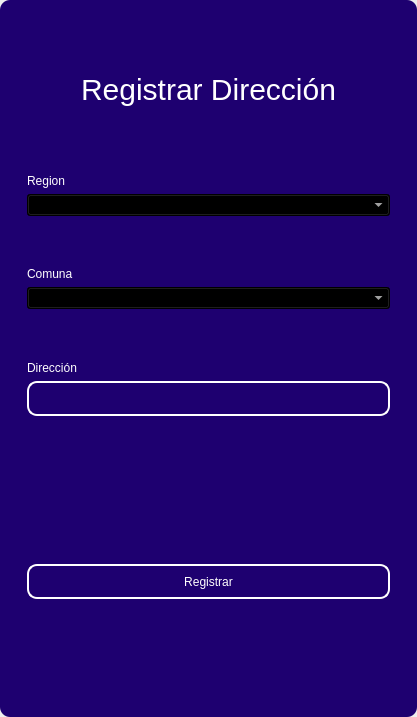
<?xml version="1.0" encoding="UTF-8"?>
<ui version="4.0">
 <class>MainWindow</class>
 <widget class="QMainWindow" name="MainWindow">
  <property name="geometry">
   <rect>
    <x>0</x>
    <y>0</y>
    <width>417</width>
    <height>717</height>
   </rect>
  </property>
  <property name="windowTitle">
   <string>MainWindow</string>
  </property>
  <property name="styleSheet">
   <string notr="true"/>
  </property>
  <widget class="QWidget" name="centralwidget">
   <property name="styleSheet">
    <string notr="true"/>
   </property>
   <layout class="QVBoxLayout" name="verticalLayout">
    <property name="spacing">
     <number>0</number>
    </property>
    <property name="leftMargin">
     <number>0</number>
    </property>
    <property name="topMargin">
     <number>0</number>
    </property>
    <property name="rightMargin">
     <number>0</number>
    </property>
    <property name="bottomMargin">
     <number>0</number>
    </property>
    <item>
     <widget class="QFrame" name="frame">
      <property name="enabled">
       <bool>true</bool>
      </property>
      <property name="styleSheet">
       <string notr="true">QFrame {
	border-radius:10px;
	background-color:#1E0070;
 }
</string>
      </property>
      <property name="frameShape">
       <enum>QFrame::StyledPanel</enum>
      </property>
      <property name="frameShadow">
       <enum>QFrame::Raised</enum>
      </property>
      <layout class="QVBoxLayout" name="verticalLayout_2">
       <item>
        <widget class="QFrame" name="frame_superior">
         <property name="minimumSize">
          <size>
           <width>0</width>
           <height>40</height>
          </size>
         </property>
         <property name="maximumSize">
          <size>
           <width>16777215</width>
           <height>40</height>
          </size>
         </property>
         <property name="styleSheet">
          <string notr="true">QPushButton{
border-radius:18px;
}

QPushButton:hover{
	background-color: rgb(0, 0, 0);
}
</string>
         </property>
         <property name="frameShape">
          <enum>QFrame::StyledPanel</enum>
         </property>
         <property name="frameShadow">
          <enum>QFrame::Raised</enum>
         </property>
         <layout class="QHBoxLayout" name="horizontalLayout_3">
          <property name="spacing">
           <number>4</number>
          </property>
          <property name="leftMargin">
           <number>0</number>
          </property>
          <property name="topMargin">
           <number>0</number>
          </property>
          <property name="rightMargin">
           <number>0</number>
          </property>
          <property name="bottomMargin">
           <number>0</number>
          </property>
          <item>
           <widget class="QPushButton" name="btn_icon">
            <property name="text">
             <string/>
            </property>
            <property name="iconSize">
             <size>
              <width>40</width>
              <height>40</height>
             </size>
            </property>
           </widget>
          </item>
          <item>
           <spacer name="horizontalSpacer_2">
            <property name="orientation">
             <enum>Qt::Horizontal</enum>
            </property>
            <property name="sizeHint" stdset="0">
             <size>
              <width>443</width>
              <height>20</height>
             </size>
            </property>
           </spacer>
          </item>
          <item>
           <widget class="QPushButton" name="bt_minimizar">
            <property name="minimumSize">
             <size>
              <width>38</width>
              <height>38</height>
             </size>
            </property>
            <property name="maximumSize">
             <size>
              <width>38</width>
              <height>38</height>
             </size>
            </property>
            <property name="cursor">
             <cursorShape>PointingHandCursor</cursorShape>
            </property>
            <property name="text">
             <string/>
            </property>
            <property name="icon">
             <iconset>
              <normaloff>image/minus.svg</normaloff>image/minus.svg</iconset>
            </property>
            <property name="iconSize">
             <size>
              <width>38</width>
              <height>38</height>
             </size>
            </property>
           </widget>
          </item>
          <item>
           <widget class="QPushButton" name="bt_maximizar">
            <property name="minimumSize">
             <size>
              <width>38</width>
              <height>38</height>
             </size>
            </property>
            <property name="maximumSize">
             <size>
              <width>38</width>
              <height>38</height>
             </size>
            </property>
            <property name="cursor">
             <cursorShape>PointingHandCursor</cursorShape>
            </property>
            <property name="text">
             <string/>
            </property>
            <property name="icon">
             <iconset>
              <normaloff>image/chevron-up.svg</normaloff>image/chevron-up.svg</iconset>
            </property>
            <property name="iconSize">
             <size>
              <width>38</width>
              <height>38</height>
             </size>
            </property>
           </widget>
          </item>
          <item>
           <widget class="QPushButton" name="bt_restaurar">
            <property name="minimumSize">
             <size>
              <width>38</width>
              <height>38</height>
             </size>
            </property>
            <property name="maximumSize">
             <size>
              <width>38</width>
              <height>38</height>
             </size>
            </property>
            <property name="cursor">
             <cursorShape>PointingHandCursor</cursorShape>
            </property>
            <property name="text">
             <string/>
            </property>
            <property name="icon">
             <iconset>
              <normaloff>image/chevron-down.svg</normaloff>image/chevron-down.svg</iconset>
            </property>
            <property name="iconSize">
             <size>
              <width>38</width>
              <height>38</height>
             </size>
            </property>
           </widget>
          </item>
          <item>
           <widget class="QPushButton" name="bt_cerrar">
            <property name="minimumSize">
             <size>
              <width>38</width>
              <height>38</height>
             </size>
            </property>
            <property name="maximumSize">
             <size>
              <width>38</width>
              <height>38</height>
             </size>
            </property>
            <property name="cursor">
             <cursorShape>PointingHandCursor</cursorShape>
            </property>
            <property name="text">
             <string/>
            </property>
            <property name="icon">
             <iconset>
              <normaloff>image/x.svg</normaloff>image/x.svg</iconset>
            </property>
            <property name="iconSize">
             <size>
              <width>38</width>
              <height>38</height>
             </size>
            </property>
           </widget>
          </item>
         </layout>
        </widget>
       </item>
       <item>
        <widget class="QFrame" name="frame_3">
         <property name="styleSheet">
          <string notr="true">QLabel {
	color: rgb(255, 255, 254);
	font: 12pt &quot;Arial&quot;;
	background-color: rgba(0, 0, 0,0);
}

QTextEdit{
background-color: rgba(0, 0, 0,0);
border-radius:10px; 
font: 12pt &quot;Arial&quot;;
color: rgb(255, 255, 254);
border: 2px solid  rgb(255, 255, 255);

}

QTextEdit:hover{
background-color: rgba(0, 0, 0,0);
border-radius:10px; 
font: 12pt &quot;Arial&quot;;
border: 2px solid  rgb(120, 0, 171);
}

QTextEdit:focus{
background-color: rgb(0, 0, 0);
border-radius:10px; 
font: 12pt &quot;Arial&quot;;
border: 2px solid rgb(120, 0, 171);
}

QLineEdit{
background-color: rgba(0, 0, 0,0);
border-radius:10px; 
font: 12pt &quot;Arial&quot;;
color: rgb(255, 255, 254);
border: 2px solid  rgb(255, 255, 255);

}

QLineEdit:hover{
background-color: rgba(0, 0, 0,0);
border-radius:10px; 
font: 12pt &quot;Arial&quot;;
border: 2px solid  rgb(120, 0, 171);
}

QLineEdit:focus{
background-color: rgb(0, 0, 0);
border-radius:10px; 
font: 12pt &quot;Arial&quot;;
border: 2px solid rgb(120, 0, 171);
}

QCheckBox{
	font: 12pt &quot;Arial&quot;;
	color: rgb(255, 255, 255);
}

QCheckBox::indicator {
    width: 18px;
    height:18px;
}

QCheckBox::indicator:unchecked {
   background-image: url(image/square.svg);
}

QCheckBox::indicator:checked {
   background-image: url(image/check-square.svg);
}

QPushButton{
border-radius:10px; 
font: 12pt &quot;Arial&quot;;
color: rgb(255, 255, 254);
border: 2px solid #ffffff;
}

QPushButton:hover{
border-radius:10px; 
font: 12pt &quot;Arial&quot;;
color: rgb(255, 255, 255);
border: 2px solid rgb(120, 0, 171);
	background-color: rgb(120, 0, 171);
}
</string>
         </property>
         <property name="frameShape">
          <enum>QFrame::StyledPanel</enum>
         </property>
         <property name="frameShadow">
          <enum>QFrame::Raised</enum>
         </property>
         <layout class="QHBoxLayout" name="horizontalLayout_4">
          <item>
           <layout class="QVBoxLayout" name="verticalLayout_4">
            <property name="spacing">
             <number>5</number>
            </property>
            <property name="rightMargin">
             <number>0</number>
            </property>
            <property name="bottomMargin">
             <number>0</number>
            </property>
            <item>
             <widget class="QLabel" name="label_3">
              <property name="minimumSize">
               <size>
                <width>100</width>
                <height>50</height>
               </size>
              </property>
              <property name="styleSheet">
               <string notr="true">font-size: 30px;
color: rgb(255, 255, 255);</string>
              </property>
              <property name="text">
               <string>Registrar Dirección</string>
              </property>
              <property name="alignment">
               <set>Qt::AlignCenter</set>
              </property>
             </widget>
            </item>
            <item>
             <widget class="QFrame" name="frame_4">
              <property name="maximumSize">
               <size>
                <width>400</width>
                <height>700</height>
               </size>
              </property>
              <property name="styleSheet">
               <string notr="true">QLabel {
	color: rgb(255, 255, 254);
	font: 12pt &quot;Arial&quot;;
	background-color: rgba(0, 0, 0,0);
}

QTextEdit{
background-color: rgba(0, 0, 0,0);
border-radius:10px; 
font: 12pt &quot;Arial&quot;;
color: rgb(255, 255, 254);
border: 2px solid  rgb(255, 255, 255);

}

QTextEdit:hover{
background-color: rgba(0, 0, 0,0);
border-radius:10px; 
font: 12pt &quot;Arial&quot;;
border: 2px solid  rgb(120, 0, 171);
}

QTextEdit:focus{
background-color: rgb(0, 0, 0);
border-radius:10px; 
font: 12pt &quot;Arial&quot;;
border: 2px solid rgb(120, 0, 171);
}

QLineEdit{
background-color: rgba(0, 0, 0,0);
border-radius:10px; 
font: 12pt &quot;Arial&quot;;
color: rgb(255, 255, 254);
border: 2px solid  rgb(255, 255, 255);

}

QLineEdit:hover{
background-color: rgba(0, 0, 0,0);
border-radius:10px; 
font: 12pt &quot;Arial&quot;;
border: 2px solid  rgb(120, 0, 171);
}

QLineEdit:focus{
background-color: rgb(0, 0, 0);
border-radius:10px; 
font: 12pt &quot;Arial&quot;;
border: 2px solid rgb(120, 0, 171);
}

QCheckBox{
	font: 12pt &quot;Arial&quot;;
	color: rgb(255, 255, 255);
}

QCheckBox::indicator {
    width: 18px;
    height:18px;
}

QCheckBox::indicator:unchecked {
   background-image: url(image/square.svg);
}

QCheckBox::indicator:checked {
   background-image: url(image/check-square.svg);
}

QPushButton{
border-radius:10px; 
font: 12pt &quot;Arial&quot;;
color: rgb(255, 255, 254);
border: 2px solid #ffffff;
}

QPushButton:hover{
border-radius:10px; 
font: 12pt &quot;Arial&quot;;
color: rgb(255, 255, 255);
border: 2px solid rgb(120, 0, 171);
	background-color: rgb(120, 0, 171);
}
</string>
              </property>
              <property name="frameShape">
               <enum>QFrame::StyledPanel</enum>
              </property>
              <property name="frameShadow">
               <enum>QFrame::Raised</enum>
              </property>
              <layout class="QVBoxLayout" name="verticalLayout_3">
               <property name="leftMargin">
                <number>9</number>
               </property>
               <property name="topMargin">
                <number>9</number>
               </property>
               <property name="rightMargin">
                <number>9</number>
               </property>
               <property name="bottomMargin">
                <number>9</number>
               </property>
               <item>
                <spacer name="verticalSpacer_3">
                 <property name="orientation">
                  <enum>Qt::Vertical</enum>
                 </property>
                 <property name="sizeHint" stdset="0">
                  <size>
                   <width>20</width>
                   <height>40</height>
                  </size>
                 </property>
                </spacer>
               </item>
               <item>
                <widget class="QLabel" name="label_4">
                 <property name="text">
                  <string>Region</string>
                 </property>
                </widget>
               </item>
               <item>
                <widget class="QComboBox" name="region_combobox">
                 <property name="styleSheet">
                  <string notr="true">background-color: rgb(0, 0, 0);
color: rgb(255, 255, 255);</string>
                 </property>
                </widget>
               </item>
               <item>
                <spacer name="verticalSpacer_4">
                 <property name="orientation">
                  <enum>Qt::Vertical</enum>
                 </property>
                 <property name="sizeHint" stdset="0">
                  <size>
                   <width>20</width>
                   <height>40</height>
                  </size>
                 </property>
                </spacer>
               </item>
               <item>
                <widget class="QLabel" name="label_8">
                 <property name="text">
                  <string>Comuna</string>
                 </property>
                </widget>
               </item>
               <item>
                <widget class="QComboBox" name="commune_combobox">
                 <property name="styleSheet">
                  <string notr="true">background-color: rgb(0, 0, 0);
color: rgb(255, 255, 255);</string>
                 </property>
                </widget>
               </item>
               <item>
                <spacer name="verticalSpacer">
                 <property name="orientation">
                  <enum>Qt::Vertical</enum>
                 </property>
                 <property name="sizeHint" stdset="0">
                  <size>
                   <width>20</width>
                   <height>40</height>
                  </size>
                 </property>
                </spacer>
               </item>
               <item>
                <widget class="QLabel" name="label_5">
                 <property name="text">
                  <string>Dirección</string>
                 </property>
                </widget>
               </item>
               <item>
                <widget class="QLineEdit" name="descriptiontxt">
                 <property name="minimumSize">
                  <size>
                   <width>0</width>
                   <height>35</height>
                  </size>
                 </property>
                 <property name="maximumSize">
                  <size>
                   <width>16777215</width>
                   <height>16777215</height>
                  </size>
                 </property>
                 <property name="echoMode">
                  <enum>QLineEdit::Normal</enum>
                 </property>
                </widget>
               </item>
               <item>
                <spacer name="verticalSpacer_5">
                 <property name="orientation">
                  <enum>Qt::Vertical</enum>
                 </property>
                 <property name="sizeHint" stdset="0">
                  <size>
                   <width>20</width>
                   <height>40</height>
                  </size>
                 </property>
                </spacer>
               </item>
               <item>
                <spacer name="verticalSpacer_6">
                 <property name="orientation">
                  <enum>Qt::Vertical</enum>
                 </property>
                 <property name="sizeHint" stdset="0">
                  <size>
                   <width>20</width>
                   <height>40</height>
                  </size>
                 </property>
                </spacer>
               </item>
               <item>
                <spacer name="verticalSpacer_9">
                 <property name="orientation">
                  <enum>Qt::Vertical</enum>
                 </property>
                 <property name="sizeHint" stdset="0">
                  <size>
                   <width>20</width>
                   <height>50</height>
                  </size>
                 </property>
                </spacer>
               </item>
               <item>
                <widget class="QPushButton" name="btn_add">
                 <property name="minimumSize">
                  <size>
                   <width>0</width>
                   <height>35</height>
                  </size>
                 </property>
                 <property name="cursor">
                  <cursorShape>PointingHandCursor</cursorShape>
                 </property>
                 <property name="text">
                  <string>Registrar</string>
                 </property>
                </widget>
               </item>
               <item>
                <spacer name="verticalSpacer_7">
                 <property name="orientation">
                  <enum>Qt::Vertical</enum>
                 </property>
                 <property name="sizeHint" stdset="0">
                  <size>
                   <width>20</width>
                   <height>40</height>
                  </size>
                 </property>
                </spacer>
               </item>
               <item>
                <spacer name="verticalSpacer_8">
                 <property name="orientation">
                  <enum>Qt::Vertical</enum>
                 </property>
                 <property name="sizeHint" stdset="0">
                  <size>
                   <width>20</width>
                   <height>40</height>
                  </size>
                 </property>
                </spacer>
               </item>
              </layout>
             </widget>
            </item>
           </layout>
          </item>
         </layout>
        </widget>
       </item>
      </layout>
     </widget>
    </item>
   </layout>
  </widget>
 </widget>
 <resources/>
 <connections/>
</ui>
